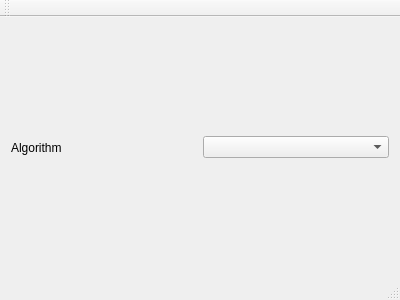
<?xml version="1.0" encoding="UTF-8"?>
<ui version="4.0">
 <class>MainWindow</class>
 <widget class="QMainWindow" name="MainWindow">
  <property name="geometry">
   <rect>
    <x>0</x>
    <y>0</y>
    <width>400</width>
    <height>300</height>
   </rect>
  </property>
  <property name="windowTitle">
   <string>MainWindow</string>
  </property>
  <widget class="QWidget" name="centralWidget">
   <layout class="QHBoxLayout" name="horizontalLayout">
    <item>
     <widget class="QLabel" name="label">
      <property name="text">
       <string>Algorithm</string>
      </property>
     </widget>
    </item>
    <item>
     <widget class="QComboBox" name="comboBox"/>
    </item>
   </layout>
  </widget>
  <widget class="QMenuBar" name="menuBar">
   <property name="geometry">
    <rect>
     <x>0</x>
     <y>0</y>
     <width>400</width>
     <height>25</height>
    </rect>
   </property>
  </widget>
  <widget class="QToolBar" name="mainToolBar">
   <attribute name="toolBarArea">
    <enum>TopToolBarArea</enum>
   </attribute>
   <attribute name="toolBarBreak">
    <bool>false</bool>
   </attribute>
  </widget>
  <widget class="QStatusBar" name="statusBar"/>
 </widget>
 <layoutdefault spacing="6" margin="11"/>
 <resources/>
 <connections/>
</ui>
